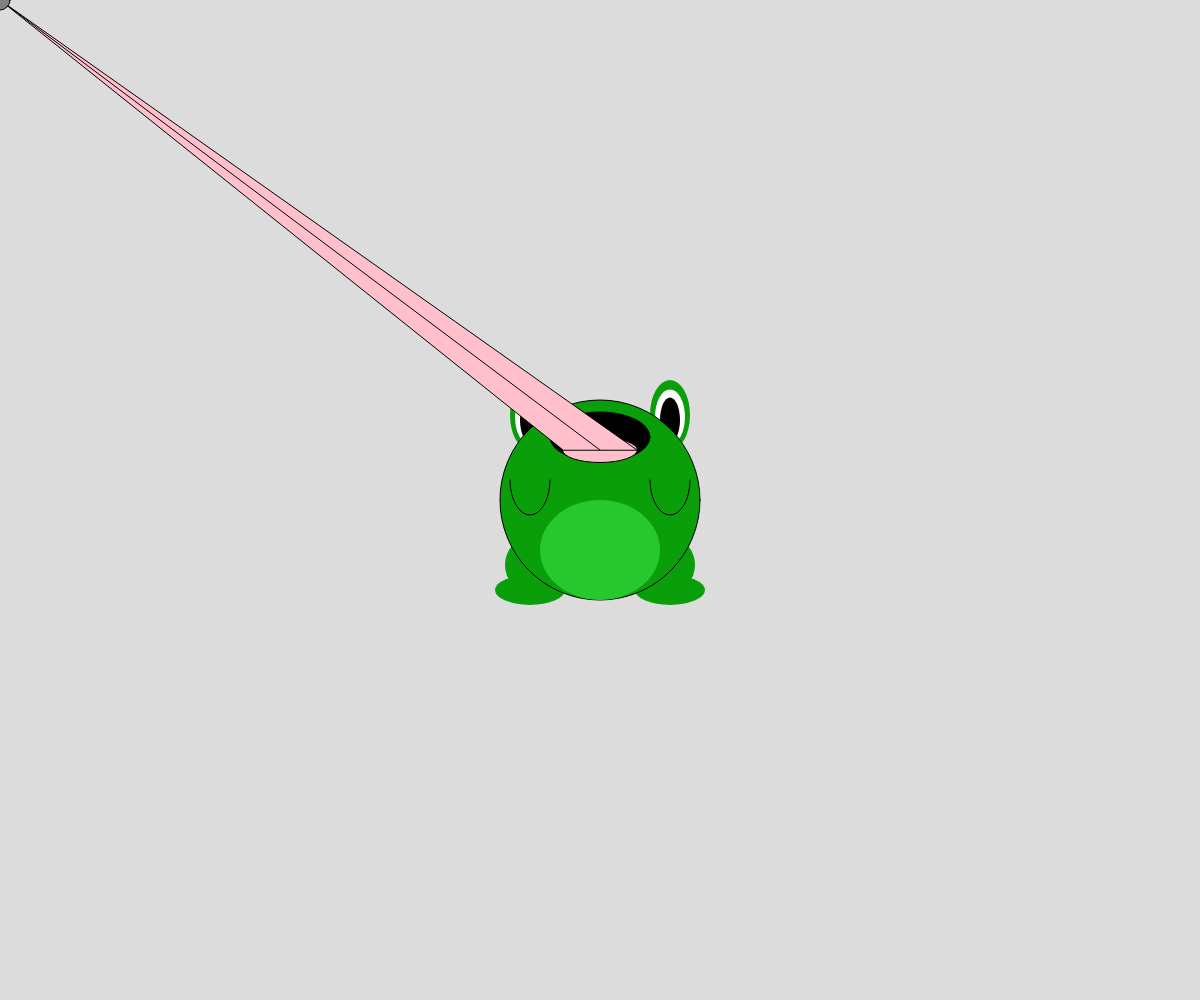
Frame 1 (no input)
Frame 60 (no input): identical to frame 1, image omitted
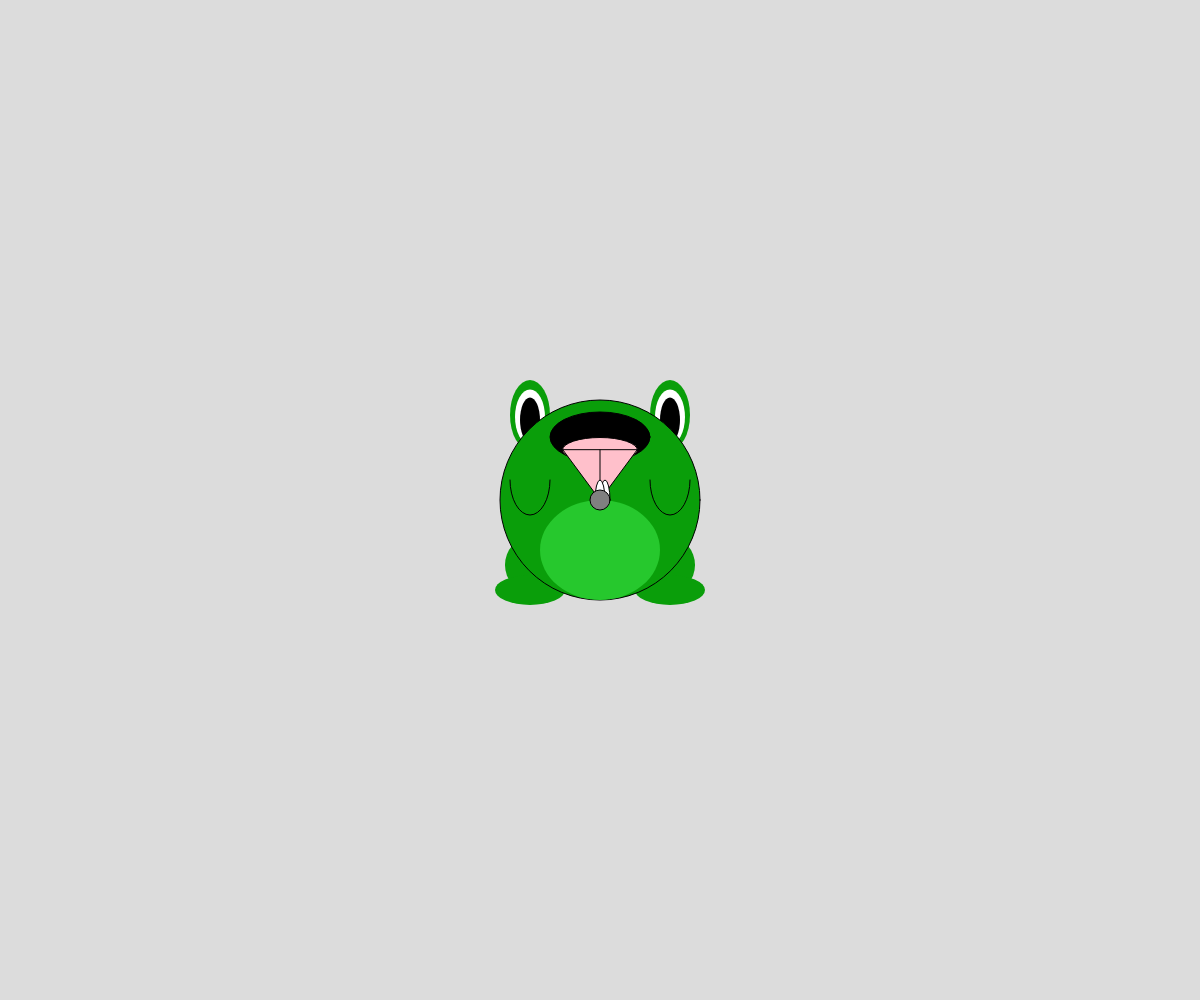
Frame 120 (the mouse pressed at the canvas centre since frame 60)

The p5.js sketch that drew these frames (run headless with seeded random() and noise() and a simulated clock; from frame 60 on, the mouse is pressed at the canvas centre):

// p5.js sketch
// ── sketch.js
function setup() {
  createCanvas(windowWidth, windowHeight);
  
}
function drawfrog() {
  noStroke();
  fill('rgb(10,158,10)')
  ellipse((windowWidth/2)+70, (windowHeight/2)-85, 40, 70);
  
  noStroke();
  ellipse((windowWidth/2)-70, (windowHeight/2)-85, 40, 70);
  
  noStroke();
  fill('white')
  ellipse((windowWidth/2)+70, (windowHeight/2)-83, 30, 55);
  
  noStroke();
  ellipse((windowWidth/2)-70, (windowHeight/2)-83, 30, 55);
  
  noStroke();
  fill('rgb(10,158,10)')
  ellipse((windowWidth/2)+70, (windowHeight/2)+65, 50, 55);
  
  noStroke();
  ellipse((windowWidth/2)-70, (windowHeight/2)+65, 50, 55);
  
  noStroke();
  fill('rgb(10,158,10)')
  ellipse((windowWidth/2)+70, (windowHeight/2)+90, 70, 30);
  
  noStroke();
  ellipse((windowWidth/2)-70, (windowHeight/2)+90, 70, 30);
  
  fill('black');
  ellipse((windowWidth/2)+70, (windowHeight/2)-80, 20, 45);
  
  fill('black');
  ellipse((windowWidth/2)-70, (windowHeight/2)-80, 20, 45);
  
  fill('rgb(10,158,10)');
  stroke('black');
  ellipse(windowWidth/2, windowHeight/2, 200, 200);
  
  fill('#26C82D');
  noStroke();
  ellipse(windowWidth/2,(windowHeight/2)+50, 120, 100);
  
  fill('black');
  stroke('black');
  ellipse(windowWidth/2, (windowHeight/2)-63, 100, 50);
  
  fill('pink');
  stroke('black');
  ellipse(windowWidth/2, (windowHeight/2)-50, 75, 25);
  
  fill('rgb(10,158,10)');
  stroke('black');
  arc((windowWidth/2)-70, (windowHeight/2)-20, 40, 70, 0, 180, OPEN);
  
  fill('rgb(10,158,10)');
  stroke('black');
  arc((windowWidth/2)+70, (windowHeight/2)-20, 40, 70, 0, 180, OPEN);
  
  fill('pink');
  triangle((windowWidth/2)-37, (windowHeight/2)-50, mouseX,mouseY, (windowWidth/2)+37, (windowHeight/2)-50);
  
  fill('balck');
  stroke('black')
  line((windowWidth/2), (windowHeight/2)-50, mouseX, mouseY);
  
  push();
  translate(5,0);
  arc(mouseX, mouseY, 10, 40, 180, 0, OPEN);
  pop()
  arc(mouseX, mouseY, 10, 40, 180, 0, OPEN);
  
  fill('grey');
  stroke('black')
  circle(mouseX, mouseY, 20);
}
function draw() {
  angleMode(DEGREES);
  clear();
  background(220);
  
  drawfrog();
  
}
